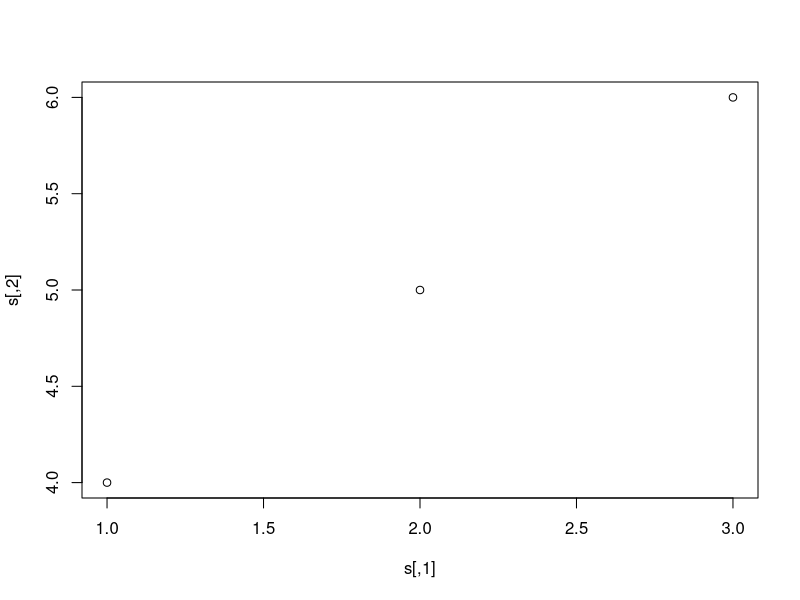

R code for this plot:
# a<-c(1,2,3,4,5)
# b<-c(6,7,8,9,10)
# c<-c(11,12,13,14,15)
# m<-cbind(a,b,c)
# print("Content of the said matrix: ")
# print(m)


install.packages("plot.matrix")
s = matrix(1:15, nrow = 3, ncol = 5)
plot(s)


# x <- matrix(runif(35)<0.5, nclo = 5)
# class(x)

# par(mar=c(5.1, 4.1, 4.1, 4.1))
# s <- matrix(sample(num[1:15], 5, replace = TRUE), nclo = 5)



